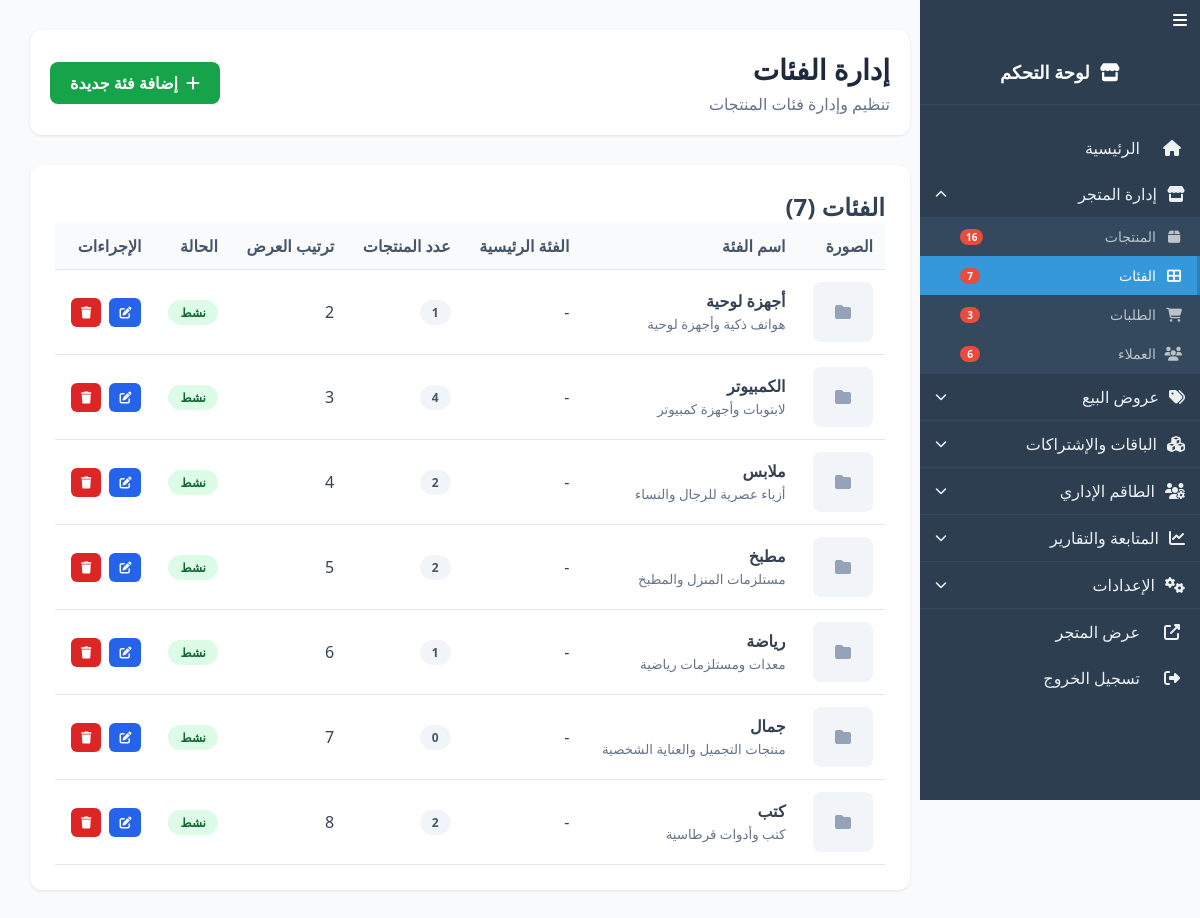
The page /admin/categories.php (signed in) on the database its author committed.
### tables this page shows
CREATE TABLE `categories` (
  `id` int(11) NOT NULL,
  `name` varchar(255) NOT NULL,
  `slug` varchar(255) NOT NULL,
  `description` text DEFAULT NULL,
  `image` varchar(255) DEFAULT NULL,
  `parent_id` int(11) DEFAULT NULL,
  `display_order` int(11) DEFAULT 0,
  `is_active` tinyint(1) DEFAULT 1,
  `created_at` timestamp NOT NULL DEFAULT current_timestamp()
);

### admin/categories.php (the view, shortened to what this page needs)
<?php
require_once '../functions.php';
$stmt = $pdo->query("
    SELECT c1.*, c2.name as parent_name,
           (SELECT COUNT(*) FROM products WHERE category_id = c1.id) as products_count
    FROM categories c1
    LEFT JOIN categories c2 ON c1.parent_id = c2.id
    ORDER BY c1.parent_id, c1.display_order
");
$categories = $stmt->fetchAll();
?>
<!DOCTYPE html>
<html lang="ar" dir="rtl">
<head>
    <link rel="stylesheet" href="https://cdnjs.cloudflare.com/ajax/libs/font-awesome/6.4.0/css/all.min.css">
</head>
<body>
    <div class="admin-wrapper">
        <?php include 'sidebar.php'; ?>
        <main class="main-content">
            <div class="top-bar">
                <div class="page-title">
                    <h1>إدارة الفئات</h1>
                    <p style="color: #64748b; margin-top: 5px;">تنظيم وإدارة فئات المنتجات</p>
                </div>
                <a href="category-form.php" class="btn btn-success">
                    <i class="fas fa-plus"></i>
                    إضافة فئة جديدة
                </a>
            </div>
            <div class="card">
                <div class="card-header">
                    <h2>الفئات (<?= count($categories) ?>)</h2>
                </div>
                <?php if (empty($categories)): ?>
                    <p style="text-align: center; color: #64748b; padding: 40px;">لا توجد فئات</p>
                <?php else: ?>
                    <table>
                        <thead>
                            <tr>
                                <th>الصورة</th>
                                <th>اسم الفئة</th>
                                <th>الفئة الرئيسية</th>
                                <th>عدد المنتجات</th>
                                <th>ترتيب العرض</th>
                                <th>الحالة</th>
                                <th>الإجراءات</th>
                            </tr>
                        </thead>
                        <tbody>
                            <?php foreach ($categories as $category): ?>
                                <tr class="<?= $category['parent_id'] ? 'child-category' : '' ?>">
                                    <td>
                                        <?php if ($category['image']): ?>
                                            <img src="../<?= htmlspecialchars($category['image']) ?>" alt="<?= htmlspecialchars($category['name']) ?>" class="category-image">
                                        <?php else: ?>
                                            <div style="width: 60px; height: 60px; background: #f1f5f9; border-radius: 8px; display: flex; align-items: center; justify-content: center; color: #94a3b8;">
                                                <i class="fas fa-folder"></i>
                                            </div>
                                        <?php endif; ?>
                                    </td>
                                    <td>
                                        <strong><?= htmlspecialchars($category['name']) ?></strong>
                                        <?php if ($category['description']): ?>
                                            <br><small style="color: #64748b;"><?= htmlspecialchars($category['description']) ?></small>
                                        <?php endif; ?>
                                    </td>
                                    <td><?= htmlspecialchars($category['parent_name'] ?? '-') ?></td>
                                    <td>
                                        <span class="badge badge-secondary"><?= $category['products_count'] ?></span>
                                    </td>
                                    <td><?= $category['display_order'] ?></td>
                                    <td>
                                        <?php if ($category['is_active']): ?>
                                            <span class="badge badge-success">نشط</span>
                                        <?php else: ?>
                                            <span class="badge badge-danger">غير نشط</span>
                                        <?php endif; ?>
                                    </td>
                                    <td>
                                        <div class="actions">
                                            <a href="category-form.php?id=<?= $category['id'] ?>" class="action-btn btn-primary" title="تعديل">
                                                <i class="fas fa-edit"></i>
                                            </a>
                                            <a href="categories.php?delete=<?= $category['id'] ?>" class="action-btn btn-danger" title="حذف" onclick="return confirm('هل أنت متأكد من حذف هذه الفئة؟')">
                                                <i class="fas fa-trash"></i>
                                            </a>
                                        </div>
                                    </td>
                                </tr>
                            <?php endforeach; ?>
                        </tbody>
                    </table>
                <?php endif; ?>
            </div>
        </main>
    </div>
</body>
</html>

### admin/categories.php (style rules this page uses)
* { margin: 0; padding: 0; box-sizing: border-box; }
body { font-family: 'Segoe UI', Tahoma, Geneva, Verdana, sans-serif; background: #f8fafc; color: #334155; }
.admin-wrapper { display: flex; min-height: 100vh; }
.main-content { flex: 1; margin-right: 260px; padding: 30px; }
.top-bar { display: flex; justify-content: space-between; align-items: center; margin-bottom: 30px; background: #fff; padding: 20px; border-radius: 12px; box-shadow: 0 1px 3px rgba(0,0,0,0.1); }
.page-title h1 { font-size: 28px; color: #1e293b; }
.btn { padding: 10px 20px; border: none; border-radius: 8px; font-weight: 600; cursor: pointer; text-decoration: none; display: inline-flex; align-items: center; gap: 8px; transition: all 0.3s; }
.btn-success { background: #16a34a; color: #fff; }
.btn-primary { background: #2563eb; color: #fff; }
.btn-danger { background: #dc2626; color: #fff; }
.card { background: #fff; border-radius: 12px; padding: 25px; box-shadow: 0 1px 3px rgba(0,0,0,0.1); margin-bottom: 20px; overflow: hidden; }
table { width: 100%; border-collapse: collapse; }
th, td { padding: 12px; text-align: right; border-bottom: 1px solid #e2e8f0; }
th { background: #f8fafc; font-weight: 600; color: #475569; }
.badge { display: inline-block; padding: 4px 12px; border-radius: 20px; font-size: 12px; font-weight: 600; }
.badge-success { background: #dcfce7; color: #166534; }
.badge-secondary { background: #f1f5f9; color: #475569; }
.actions { display: flex; gap: 8px; }
.action-btn { padding: 6px 10px; border-radius: 6px; font-size: 12px; text-decoration: none; }

### rows shown on the page
categories: name "أجهزة لوحية", description "هواتف ذكية وأجهزة لوحية", parent_name "-", products_count "1", display_order "2", is_active "نشط"
categories: name "الكمبيوتر", description "لابتوبات وأجهزة كمبيوتر", parent_name "-", products_count "4", display_order "3", is_active "نشط"
categories: name "ملابس", description "أزياء عصرية للرجال والنساء", parent_name "-", products_count "2", display_order "4", is_active "نشط"
categories: name "مطبخ", description "مستلزمات المنزل والمطبخ", parent_name "-", products_count "2", display_order "5", is_active "نشط"
categories: name "رياضة", description "معدات ومستلزمات رياضية", parent_name "-", products_count "1", display_order "6", is_active "نشط"
categories: name "جمال", description "منتجات التجميل والعناية الشخصية", parent_name "-", products_count "0", display_order "7", is_active "نشط"
categories: name "كتب", description "كتب وأدوات قرطاسية", parent_name "-", products_count "2", display_order "8", is_active "نشط"

### other values the page prints
$item['text'] "الرئيسية"
$submenu_title "إدارة المتجر"
$item['text'] "المنتجات"
$item['count'] "16"
$item['text'] "الفئات"
$item['count'] "7"
$item['text'] "الطلبات"
$item['count'] "3"
$item['text'] "العملاء"
$item['count'] "6"
$submenu_title "عروض البيع"
$submenu_title "الباقات والإشتراكات"
$submenu_title "الطاقم الإداري"
$submenu_title "المتابعة والتقارير"
$submenu_title "الإعدادات"
